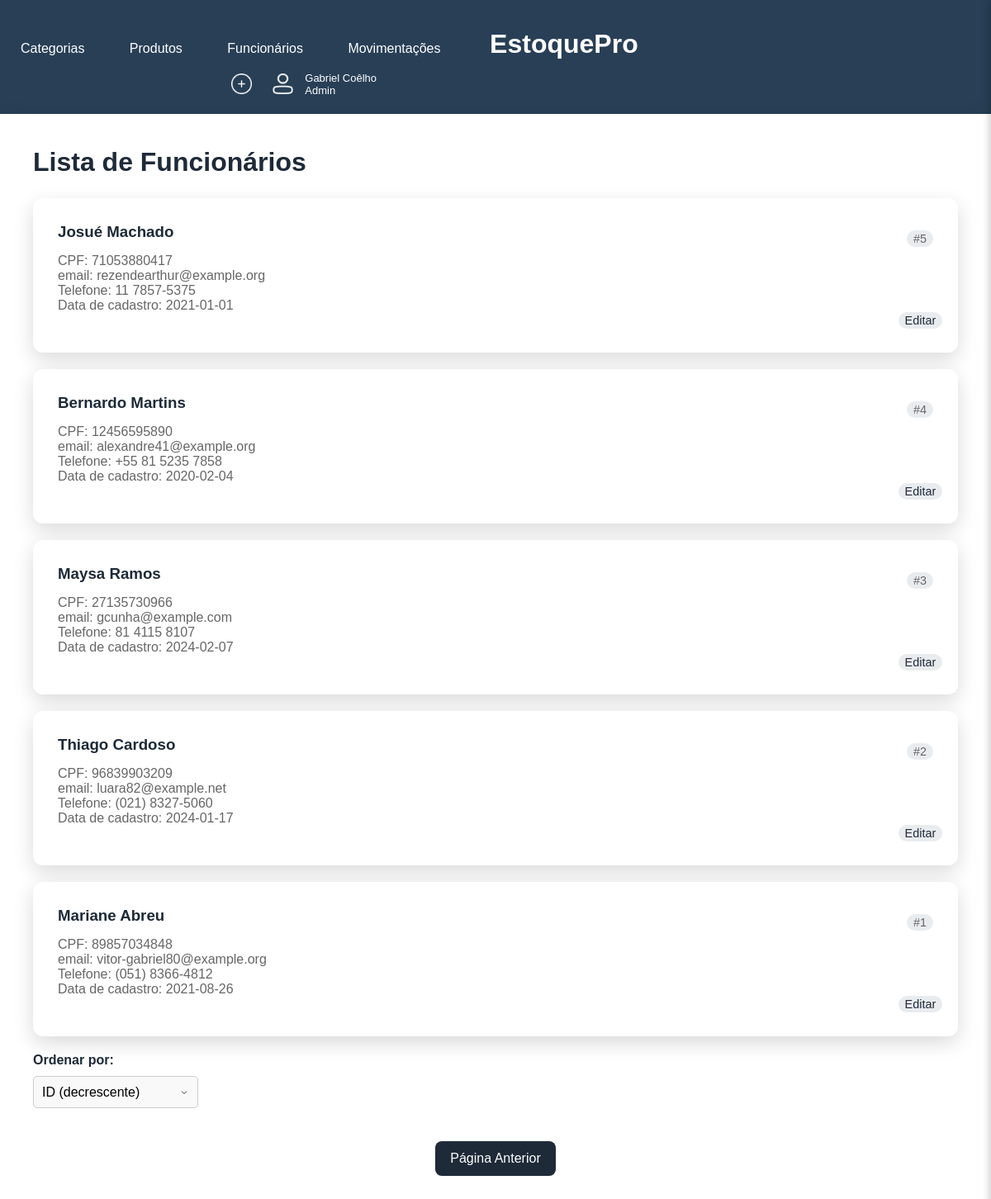
The app's page /funcionario?pagina=4&ordem=id_funcionario_desc, older data.
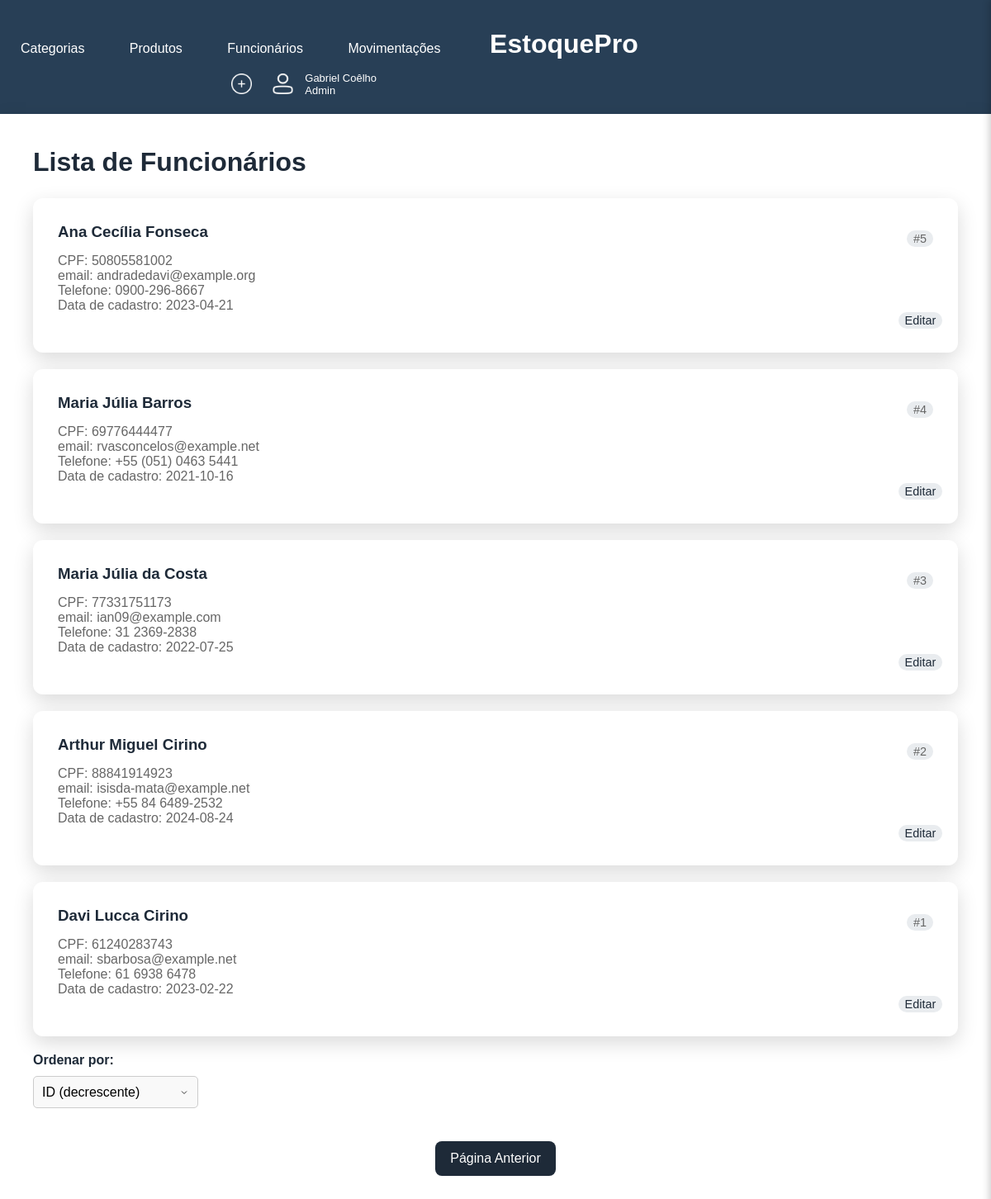
The same page, newer data.
### models.py (models this page shows, shortened)
class Funcionario(Base):
    __tablename__ = 'funcionarios'
    id_funcionario = Column(Integer, primary_key=True)
    nome_funcionario = Column(String(40), nullable=False, index=True)
    sobrenome = Column(String(16), nullable=False, index=True)
    email = Column(String(40), nullable=False, index=True, unique=True)
    cpf = Column(String(11), nullable=False, index=True, unique=True)
    telefone = Column(String(16), index=True, unique=True)
    data_de_cadastro = Column(String, index=True)

### app.py (the view)
@app.route('/funcionario', methods=['GET'])
def funcionario():
    por_pagina = 15
    pagina_atual = int(request.args.get('pagina', 1))
    ordem = request.args.get('ordem', 'id_funcionario_desc')
    offset = (pagina_atual - 1) * por_pagina
    if ordem == 'nome_asc':
        order_by = Funcionario.nome_funcionario.asc()
    elif ordem == 'nome_desc':
        order_by = Funcionario.nome_funcionario.desc()
    elif ordem == 'id_funcionario_asc':
        order_by = Funcionario.id_funcionario.asc()
    else:  # padrão
        order_by = Funcionario.id_funcionario.desc()
    lista = (select(Funcionario).offset(offset).limit(por_pagina).order_by(order_by))
    lista = db_session.execute(lista).scalars().all()
    total_veterinarios = db_session.query(Funcionario).count()
    total_paginas = (total_veterinarios + por_pagina - 1) // por_pagina
    return render_template('funcionario.html',
                           cavalo=lista,
                           pagina_atual=pagina_atual,
                           total_paginas=total_paginas,
                           ordem=ordem
                           )

### templates/funcionario.html (shortened to what this page needs)
{% extends 'base.html' %}
{% block conteudo %}
    <h1>Lista de Funcionários</h1>
    {% for item in cavalo %}
        <div class="card">
            <div class="card-header">
                <h3>{{ item.nome_funcionario }} {{ item.sobrenome }}</h3>
                <span class="product-id">#{{ item.id_funcionario }}</span>
            </div>
            <p>CPF: {{ item.cpf }}</p>
            <p>email: {{ item.email }}</p>
            <p>Telefone: {{ item.telefone }}</p>
            <p>Data de cadastro: {{ item.data_de_cadastro }}</p>
            <span class="product-id" style="margin-left: 96%;"><a
                    href="{{ url_for('editar_funcionario', id_funcionario=item.id_funcionario) }}"
                    class="btn-edit">Editar</a></span>
        </div>
    {% endfor %}
    <label class="ordem_" for="ordem">Ordenar por:</label>
    <select class="ordem" id="ordem" onchange="location = this.value;">
        <option value="{{ url_for('funcionario', pagina=pagina_atual, ordem='id_funcionario_desc') }}"
                {% if ordem == 'id_funcionario_desc' %}selected{% endif %}>ID (decrescente)
        </option>
    </select>
    <div class="pagination">
        {% if pagina_atual > 1 %}
            <a href="{{ url_for('funcionario', pagina=pagina_atual - 1, ordem=ordem) }}">Página Anterior</a>
        {% endif %}
    </div>
{% endblock conteudo %}

Row changes from the older to the newer data that the page shows:
changed Funcionario id 5: nome_funcionario "Josué" → "Ana Cecília"; sobrenome "Machado" → "Fonseca"; cpf "71053880417" → "50805581002"; email "rezendearthur@example.org" → "andradedavi@example.org"; telefone "11 7857-5375" → "0900-296-8667"; data_de_cadastro "2021-01-01" → "2023-04-21"
changed Funcionario id 4: nome_funcionario "Bernardo" → "Maria Júlia"; sobrenome "Martins" → "Barros"; cpf "12456595890" → "69776444477"; email "alexandre41@example.org" → "rvasconcelos@example.net"; telefone "+55 81 5235 7858" → "+55 (051) 0463 5441"; data_de_cadastro "2020-02-04" → "2021-10-16"
changed Funcionario id 3: nome_funcionario "Maysa" → "Maria Júlia"; sobrenome "Ramos" → "da Costa"; cpf "27135730966" → "77331751173"; email "gcunha@example.com" → "ian09@example.com"; telefone "81 4115 8107" → "31 2369-2838"; data_de_cadastro "2024-02-07" → "2022-07-25"
changed Funcionario id 2: nome_funcionario "Thiago" → "Arthur Miguel"; sobrenome "Cardoso" → "Cirino"; cpf "96839903209" → "88841914923"; email "luara82@example.net" → "isisda-mata@example.net"; telefone "(021) 8327-5060" → "+55 84 6489-2532"; data_de_cadastro "2024-01-17" → "2024-08-24"
changed Funcionario id 1: nome_funcionario "Mariane" → "Davi Lucca"; sobrenome "Abreu" → "Cirino"; cpf "89857034848" → "61240283743"; email "vitor-gabriel80@example.org" → "sbarbosa@example.net"; telefone "(051) 8366-4812" → "61 6938 6478"; data_de_cadastro "2021-08-26" → "2023-02-22"
